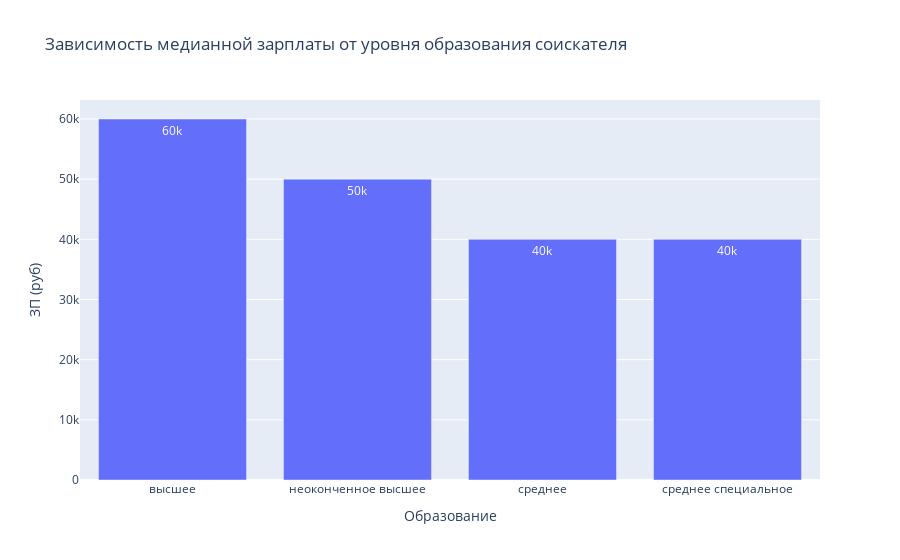

Notebook cell for this chart:
### Markdown cell above
4. Постройте диаграмму, которая показывает зависимость **медианной** желаемой заработной платы (**"ЗП (руб)"**) от уровня образования (**"Образование"**). Используйте для диаграммы данные о резюме, где желаемая заработная плата меньше 1 млн рублей.
*Сделайте выводы по представленной диаграмме: для каких уровней образования наблюдаются наибольшие и наименьшие уровни желаемой заработной платы? Как вы считаете, важен ли признак уровня образования при прогнозировании заработной платы?*

### Code cell
# ваш код здесь

merged_4 = merged_data[merged_data['ЗП (руб)'] < 1000000]
merged_4 = merged_4.groupby(by='Образование', as_index=False)['ЗП (руб)'].median()
fig = px.bar(
    data_frame=merged_4,
    x='Образование',
    y='ЗП (руб)',
    text_auto=True,
    title='Зависимость медианной зарплаты от уровня образования соискателя'
);
fig.show()

### Figure 1 — Plotly figure (JSON) as saved in the notebook; plotly's stock layout.template omitted (floating-point values rounded to 4 significant figures)
{"data": [{"alignmentgroup": "True", "hovertemplate": "Образование=%{x}<br>ЗП (руб)=%{y}<extra></extra>", "legendgroup": "", "marker": {"color": "#636efa", "pattern": {"shape": ""}}, "name": "", "offsetgroup": "", "orientation": "v", "showlegend": false, "textposition": "auto", "texttemplate": "%{y}", "type": "bar", "x": ["высшее", "неоконченное высшее", "среднее", "среднее специальное"], "xaxis": "x", "y": [60000, 50000, 40000, 40000], "yaxis": "y"}], "layout": {"barmode": "relative", "legend": {"tracegroupgap": 0}, "title": {"text": "Зависимость медианной зарплаты от уровня образования соискателя"}, "xaxis": {"anchor": "y", "domain": [0, 1], "title": {"text": "Образование"}}, "yaxis": {"anchor": "x", "domain": [0, 1], "title": {"text": "ЗП (руб)"}}}}
